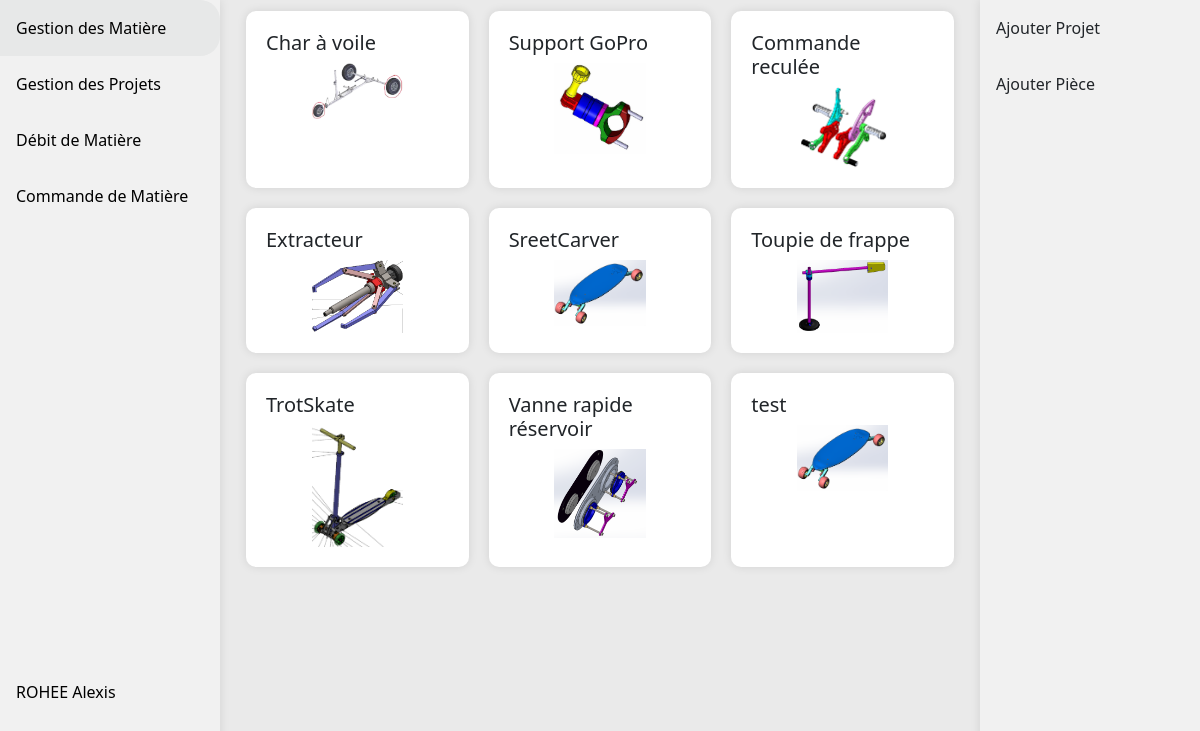
/gestionProjet.php (signed in), run on the app's committed database.
### tables this page shows
CREATE TABLE IF NOT EXISTS `projet` (
  `id_projet` int NOT NULL AUTO_INCREMENT,
  `nom` varchar(100) NOT NULL,
  `img` varchar(100) NOT NULL,
  PRIMARY KEY (`id_projet`)
);

### php/SQLConnexion.php (called while the page is built, shortened)
<?php
class SQLConnexion {
    private $conn;
    public function __construct()
    {
        $servername = "localhost";
        $username = "root";
        $password = "";
        $bddname = "gestionStock";
        try {
            $this->conn = new PDO("mysql:host=$servername;dbname=".$bddname, $username, $password);
            $this->conn->setAttribute(PDO::ATTR_ERRMODE, PDO::ERRMODE_EXCEPTION);
        } catch(PDOException $e) {
        }
    }
    public function conbdd(): PDO {
        return $this->conn;
    }
}

### html/gestionProjet.php (the view, shortened to what this page needs)
        <!DOCTYPE html>
<html lang="en" xmlns="http://www.w3.org/1999/html">
<head>
    <link href="https://cdn.jsdelivr.net/npm/bootstrap@5.1.3/dist/css/bootstrap.min.css" rel="stylesheet">
    <link rel="stylesheet" href="https://use.fontawesome.com/releases/v6.4.2/css/all.css" />
    <link rel="stylesheet" href="https://cdn.datatables.net/1.13.7/css/jquery.dataTables.css" />
    <link rel="stylesheet" href="../css/styles.css"/>
</head>
<body>
<?php
include '../php/SQLConnexion.php';
$conn = new SQLConnexion();
$req = $conn->conbdd()->query("SELECT * FROM projet");
$resProjet = $req->fetchAll();
?>
<div class="side-bar-big">
    <a class="gestionMatiere" href="gestionMatiere.php">Gestion des Matière</a>
    <a class="gestionProjet" href="gestionProjet.php">Gestion des Projets</a>
    <a class="debitMatiere" href="debitMatiere.php">Débit de Matière</a>
    <a class="commandMatiere" href="commandeMatiere.php">Commande de Matière</a>
    <a class="account" href="#"><?=$_SESSION['nom'] . " " . $_SESSION['prenom']?></a>
</div>
<div class="side-bar-action">
    <a onclick="afficher()">Ajouter Projet</a>
    <a onclick="afficherPiece()">Ajouter Pièce</a>
</div>
<div class="content" style="">
    <?php
    foreach ($resProjet as $projet) {
    ?>
    <div class="case" onclick="">
        <h5><?=$projet["nom"]?></h5>
        <img src="projetLestrelin/<?= $projet["img"]?>">
    </div>
    <?php }?>
</div>
</body>
</html>

### css/styles.css (style rules this page uses)
html, body { height: 100%; background-color: #eaeaea; }
.side-bar-action { right: 0; margin: 0; padding: 0; width: 220px; background-color: #f1f1f1; position: fixed; height: 100%; overflow: auto; box-shadow: 0 0 10px rgba(0, 0, 0, 0.1); }
.side-bar-action a { display: block; color: black; padding: 16px; text-decoration: none; }
.side-bar-big { margin: 0; padding: 0; width: 220px; background-color: #f1f1f1; position: fixed; height: 100%; overflow: auto; box-shadow: 0 0 10px rgba(0, 0, 0, 0.1); }
.side-bar-big a { display: block; color: black; padding: 16px; text-decoration: none; }
.side-bar-big a.account { display: block; color: black; padding: 16px; text-decoration: none; margin-top: 200%; }
div.content { background-color: #eaeaea; margin-right:220px; margin-left: 220px; padding: 1px 16px; }
.content { display: flex; flex-wrap: wrap; }
.case img { width: 50%; height: auto; display:block; margin-left:auto; margin-right: auto; }
.case { margin: 10px; width: calc(33.33% - 20px); background-color: #fff; padding: 20px; border-radius: 10px; box-shadow: 0 0 10px rgba(0, 0, 0, 0.1); display: inline-block; box-sizing: border-box; }

### data on the page
projet: nom "Char à voile", img (picture)
projet: nom "Support GoPro", img (picture)
projet: nom "Commande reculée", img (picture)
projet: nom "Extracteur", img (picture)
projet: nom "SreetCarver", img (picture)
projet: nom "Toupie de frappe", img (picture)
projet: nom "TrotSkate", img (picture)
projet: nom "Vanne rapide réservoir", img (picture)
projet: nom "test", img (picture)

### other printed values
$_SESSION['nom'] "ROHEE"
$_SESSION['prenom'] "Alexis"
